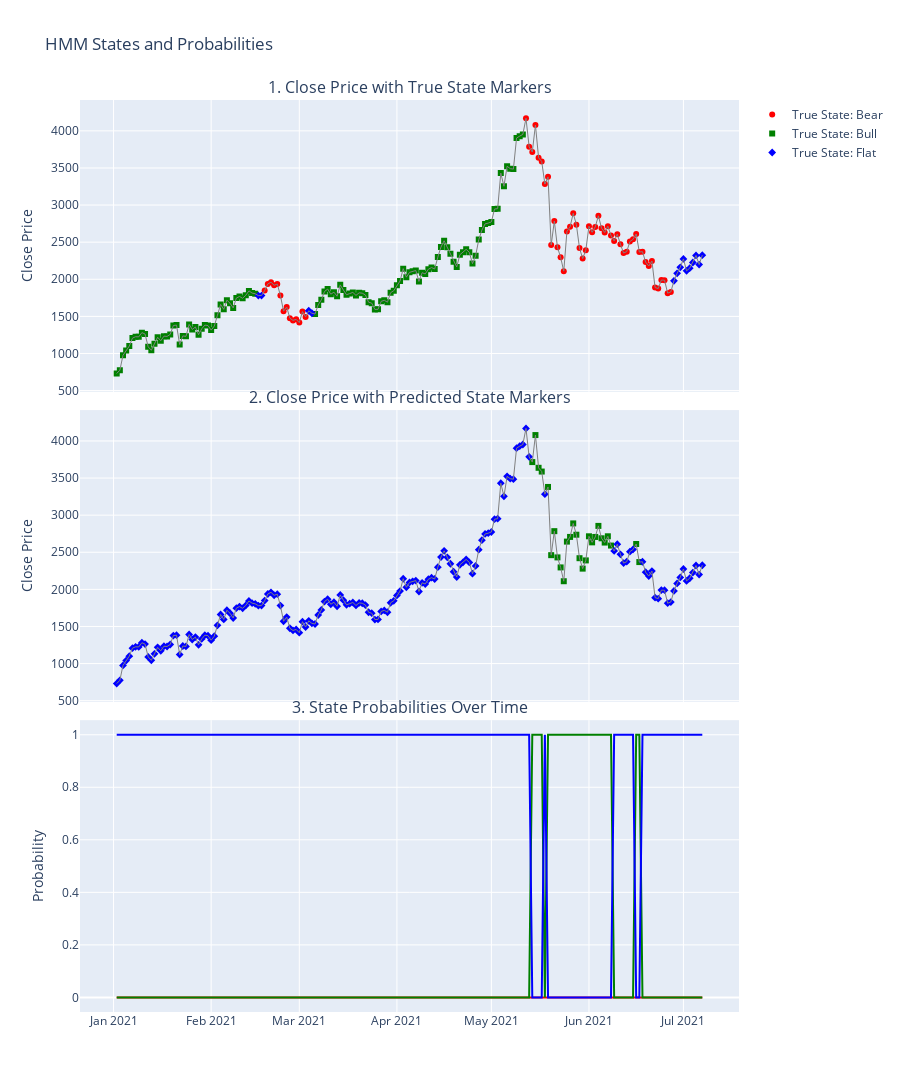

Notebook cell for this chart:
### Code cell
def train_test_hmm(df, label_column, split_date):
    le = LabelEncoder()
    df[label_column] = le.fit_transform(df[label_column])
    train_df = df[df.index < split_date]
    test_df = df[df.index >= split_date]
    scaler = StandardScaler()
    X_train = scaler.fit_transform(train_df.drop(label_column, axis=1))
    X_test = scaler.transform(test_df.drop(label_column, axis=1))
    y_train = train_df[label_column].values
    y_test = test_df[label_column].values

    model = hmm.GaussianHMM(n_components=len(le.classes_), covariance_type="full", n_iter=100)
    model.fit(X_train)
    
    y_pred_test = model.predict(X_test)
    state_probabilities = model.predict_proba(X_test)
    print(state_probabilities)

    print("TRAIN:")
    print(classification_report(y_train, model.predict(X_train), target_names=le.classes_))

    print("TEST:")
    print(classification_report(y_test, y_pred_test, target_names=le.classes_))
    
    return test_df, y_test, y_pred_test, state_probabilities, le.classes_

# Використання функції
test_df, true_states, predicted_states, state_probabilities, state_names = train_test_hmm(df.copy(), 'market_mode', pd.to_datetime('2021-01-01'))

def plot_hmm_results(test_df, true_states, predicted_states, state_probabilities, state_names):
    # Створення фігури з 3 підграфіками
    fig = make_subplots(rows=3, cols=1, shared_xaxes=True,
                        vertical_spacing=0.02, subplot_titles=('1. Close Price with True State Markers',
                                                              '2. Close Price with Predicted State Markers',
                                                              '3. State Probabilities Over Time'))

    # Кольори для кожного стану
    colors = ['red', 'green', 'blue', 'orange', 'purple']

    # Додавання доріжок до першого підграфіку (реальна розмітка)
    for state, name in enumerate(state_names):
        fig.add_trace(go.Scatter(
            x=test_df.index[true_states == state],
            y=test_df['close'][true_states == state],
            mode='markers',
            name=f'True State: {name}',
            marker=dict(color=colors[state % len(colors)], symbol=state)
        ), row=1, col=1)

    # Додавання ціни закриття до першого підграфіку
    fig.add_trace(go.Scatter(
        x=test_df.index,
        y=test_df['close'],
        mode='lines',
        name='Close Price',
        line=dict(color='grey', width=1),
        showlegend=False
    ), row=1, col=1)

    # Додавання доріжок до другого підграфіку (передбачення моделі)
    for state, name in enumerate(state_names):
        fig.add_trace(go.Scatter(
            x=test_df.index[predicted_states == state],
            y=test_df['close'][predicted_states == state],
            mode='markers',
            name=f'Predicted State: {name}',
            marker=dict(color=colors[state % len(colors)], symbol=state),
            showlegend=False
        ), row=2, col=1)

    # Додавання ціни закриття до другого підграфіку
    fig.add_trace(go.Scatter(
        x=test_df.index,
        y=test_df['close'],
        mode='lines',
        name='Close Price',
        line=dict(color='grey', width=1),
        showlegend=False
    ), row=2, col=1)

    # Додавання доріжок до третього підграфіку (ймовірності станів)
    for state, name in enumerate(state_names):
        fig.add_trace(go.Scatter(
            x=test_df.index,
            y=state_probabilities[:, state],
            mode='lines',
            name=f'State {name} Probability',
            line=dict(color=colors[state % len(colors)], width=2),
            showlegend=False
        ), row=3, col=1)

    # Оновлення макету
    fig.update_layout(height=1200, title_text='HMM States and Probabilities')
    fig.update_yaxes(title_text="Close Price", row=1, col=1)
    fig.update_yaxes(title_text="Close Price", row=2, col=1)
    fig.update_yaxes(title_text="Probability", row=3, col=1)

    # Відображення графіку
    fig.show()
plot_hmm_results(test_df, true_states, predicted_states, state_probabilities, state_names)

### Figure 1 — Plotly figure (JSON) as saved in the notebook; plotly's stock layout.template omitted (floating-point values rounded to 4 significant figures; data arrays with more than 128 entries replaced by an {"elided": "..."} marker saying what was removed)
{"data": [{"marker": {"color": "red", "symbol": 0}, "mode": "markers", "name": "True State: Bear", "type": "scatter", "x": ["2021-02-17T23:59:59", "2021-02-18T23:59:59", "2021-02-19T23:59:59", "2021-02-20T23:59:59", "2021-02-21T23:59:59", "2021-02-22T23:59:59", "2021-02-23T23:59:59", "2021-02-24T23:59:59", "2021-02-25T23:59:59", "2021-02-26T23:59:59", "2021-02-27T23:59:59", "2021-02-28T23:59:59", "2021-03-01T23:59:59", "2021-03-02T23:59:59", "2021-05-11T23:59:59", "2021-05-12T23:59:59", "2021-05-13T23:59:59", "2021-05-14T23:59:59", "2021-05-15T23:59:59", "2021-05-16T23:59:59", "2021-05-17T23:59:59", "2021-05-18T23:59:59", "2021-05-19T23:59:59", "2021-05-20T23:59:59", "2021-05-21T23:59:59", "2021-05-22T23:59:59", "2021-05-23T23:59:59", "2021-05-24T23:59:59", "2021-05-25T23:59:59", "2021-05-26T23:59:59", "2021-05-27T23:59:59", "2021-05-28T23:59:59", "2021-05-29T23:59:59", "2021-05-30T23:59:59", "2021-05-31T23:59:59", "2021-06-01T23:59:59", "2021-06-02T23:59:59", "2021-06-03T23:59:59", "2021-06-04T23:59:59", "2021-06-05T23:59:59", "2021-06-06T23:59:59", "2021-06-07T23:59:59", "2021-06-08T23:59:59", "2021-06-09T23:59:59", "2021-06-10T23:59:59", "2021-06-11T23:59:59", "2021-06-12T23:59:59", "2021-06-13T23:59:59", "2021-06-14T23:59:59", "2021-06-15T23:59:59", "2021-06-16T23:59:59", "2021-06-17T23:59:59", "2021-06-18T23:59:59", "2021-06-19T23:59:59", "2021-06-20T23:59:59", "2021-06-21T23:59:59", "2021-06-22T23:59:59", "2021-06-23T23:59:59", "2021-06-24T23:59:59", "2021-06-25T23:59:59", "2021-06-26T23:59:59"], "xaxis": "x", "y": [1848.0, 1937.0, 1960.0, 1920.0, 1936.0, 1782.0, 1570.0, 1627.0, 1476.0, 1446.0, 1460.0, 1416.0, 1565.0, 1493.0, 4169.0, 3786.0, 3715.0, 4079.0, 3638.0, 3588.0, 3282.0, 3380.0, 2461.0, 2784.0, 2431.0, 2296.0, 2110.0, 2644.0, 2707.0, 2889.0, 2736.0, 2420.0, 2280.0, 2390.0, 2715.0, 2634.0, 2706.0, 2855.0, 2688.0, 2631.0, 2715.0, 2590.0, 2517.0, 2608.0, 2472.0, 2354.0, 2372.0, 2508.0, 2538.0, 2611.0, 2368.0, 2372.0, 2232.0, 2178.0, 2246.0, 1888.0, 1875.0, 1990.0, 1988.0, 1813.0, 1829.0], "yaxis": "y"}, {"marker": {"color": "green", "symbol": 1}, "mode": "markers", "name": "True State: Bull", "type": "scatter", "x": ["2021-01-01T23:59:59", "2021-01-02T23:59:59", "2021-01-03T23:59:59", "2021-01-04T23:59:59", "2021-01-05T23:59:59", "2021-01-06T23:59:59", "2021-01-07T23:59:59", "2021-01-08T23:59:59", "2021-01-09T23:59:59", "2021-01-10T23:59:59", "2021-01-11T23:59:59", "2021-01-12T23:59:59", "2021-01-13T23:59:59", "2021-01-14T23:59:59", "2021-01-15T23:59:59", "2021-01-16T23:59:59", "2021-01-17T23:59:59", "2021-01-18T23:59:59", "2021-01-19T23:59:59", "2021-01-20T23:59:59", "2021-01-21T23:59:59", "2021-01-22T23:59:59", "2021-01-23T23:59:59", "2021-01-24T23:59:59", "2021-01-25T23:59:59", "2021-01-26T23:59:59", "2021-01-27T23:59:59", "2021-01-28T23:59:59", "2021-01-29T23:59:59", "2021-01-30T23:59:59", "2021-01-31T23:59:59", "2021-02-01T23:59:59", "2021-02-02T23:59:59", "2021-02-03T23:59:59", "2021-02-04T23:59:59", "2021-02-05T23:59:59", "2021-02-06T23:59:59", "2021-02-07T23:59:59", "2021-02-08T23:59:59", "2021-02-09T23:59:59", "2021-02-10T23:59:59", "2021-02-11T23:59:59", "2021-02-12T23:59:59", "2021-02-13T23:59:59", "2021-02-14T23:59:59", "2021-03-05T23:59:59", "2021-03-06T23:59:59", "2021-03-07T23:59:59", "2021-03-08T23:59:59", "2021-03-09T23:59:59", "2021-03-10T23:59:59", "2021-03-11T23:59:59", "2021-03-12T23:59:59", "2021-03-13T23:59:59", "2021-03-14T23:59:59", "2021-03-15T23:59:59", "2021-03-16T23:59:59", "2021-03-17T23:59:59", "2021-03-18T23:59:59", "2021-03-19T23:59:59", "2021-03-20T23:59:59", "2021-03-21T23:59:59", "2021-03-22T23:59:59", "2021-03-23T23:59:59", "2021-03-24T23:59:59", "2021-03-25T23:59:59", "2021-03-26T23:59:59", "2021-03-27T23:59:59", "2021-03-28T23:59:59", "2021-03-29T23:59:59", "2021-03-30T23:59:59", "2021-03-31T23:59:59", "2021-04-01T23:59:59", "2021-04-02T23:59:59", "2021-04-03T23:59:59", "2021-04-04T23:59:59", "2021-04-05T23:59:59", "2021-04-06T23:59:59", "2021-04-07T23:59:59", "2021-04-08T23:59:59", "2021-04-09T23:59:59", "2021-04-10T23:59:59", "2021-04-11T23:59:59", "2021-04-12T23:59:59", "2021-04-13T23:59:59", "2021-04-14T23:59:59", "2021-04-15T23:59:59", "2021-04-16T23:59:59", "2021-04-17T23:59:59", "2021-04-18T23:59:59", "2021-04-19T23:59:59", "2021-04-20T23:59:59", "2021-04-21T23:59:59", "2021-04-22T23:59:59", "2021-04-23T23:59:59", "2021-04-24T23:59:59", "2021-04-25T23:59:59", "2021-04-26T23:59:59", "2021-04-27T23:59:59", "2021-04-28T23:59:59", "2021-04-29T23:59:59", "2021-04-30T23:59:59", "2021-05-01T23:59:59", "2021-05-02T23:59:59", "2021-05-03T23:59:59", "2021-05-04T23:59:59", "2021-05-05T23:59:59", "2021-05-06T23:59:59", "2021-05-07T23:59:59", "2021-05-08T23:59:59", "2021-05-09T23:59:59", "2021-05-10T23:59:59"], "xaxis": "x", "y": [730.4, 774.5, 975.5, 1040.0, 1100.0, 1207.0, 1226.0, 1224.0, 1281.0, 1262.0, 1090.0, 1043.0, 1131.0, 1218.0, 1172.0, 1234.0, 1230.0, 1257.0, 1377.0, 1382.0, 1122.0, 1237.0, 1231.0, 1392.0, 1324.0, 1357.0, 1253.0, 1332.0, 1383.0, 1376.0, 1315.0, 1369.0, 1515.0, 1661.0, 1595.0, 1719.0, 1678.0, 1614.0, 1747.0, 1768.0, 1744.0, 1784.0, 1844.0, 1814.0, 1805.0, 1533.0, 1655.0, 1723.0, 1835.0, 1868.0, 1799.0, 1826.0, 1772.0, 1925.0, 1855.0, 1792.0, 1807.0, 1823.0, 1783.0, 1818.0, 1813.0, 1788.0, 1691.0, 1679.0, 1593.0, 1595.0, 1703.0, 1716.0, 1691.0, 1820.0, 1846.0, 1918.0, 1977.0, 2143.0, 2028.0, 2093.0, 2108.0, 2118.0, 1971.0, 2089.0, 2072.0, 2136.0, 2158.0, 2139.0, 2299.0, 2435.0, 2519.0, 2432.0, 2345.0, 2237.0, 2166.0, 2330.0, 2365.0, 2404.0, 2364.0, 2212.0, 2316.0, 2534.0, 2663.0, 2746.0, 2757.0, 2773.0, 2946.0, 2952.0, 3431.0, 3254.0, 3523.0, 3491.0, 3485.0, 3903.0, 3929.0, 3952.0], "yaxis": "y"}, {"marker": {"color": "blue", "symbol": 2}, "mode": "markers", "name": "True State: Flat", "type": "scatter", "x": ["2021-02-15T23:59:59", "2021-02-16T23:59:59", "2021-03-03T23:59:59", "2021-03-04T23:59:59", "2021-06-27T23:59:59", "2021-06-28T23:59:59", "2021-06-29T23:59:59", "2021-06-30T23:59:59", "2021-07-01T23:59:59", "2021-07-02T23:59:59", "2021-07-03T23:59:59", "2021-07-04T23:59:59", "2021-07-05T23:59:59", "2021-07-06T23:59:59"], "xaxis": "x", "y": [1780.0, 1781.0, 1576.0, 1542.0, 1979.0, 2080.0, 2161.0, 2275.0, 2114.0, 2150.0, 2226.0, 2322.0, 2199.0, 2325.0], "yaxis": "y"}, {"line": {"color": "grey", "width": 1}, "mode": "lines", "name": "Close Price", "showlegend": false, "type": "scatter", "x": {"elided": "187 str values"}, "xaxis": "x", "y": {"elided": "187 float values"}, "yaxis": "y"}, {"marker": {"color": "red", "symbol": 0}, "mode": "markers", "name": "Predicted State: Bear", "showlegend": false, "type": "scatter", "x": [], "xaxis": "x2", "y": [], "yaxis": "y2"}, {"marker": {"color": "green", "symbol": 1}, "mode": "markers", "name": "Predicted State: Bull", "showlegend": false, "type": "scatter", "x": ["2021-05-13T23:59:59", "2021-05-14T23:59:59", "2021-05-15T23:59:59", "2021-05-16T23:59:59", "2021-05-18T23:59:59", "2021-05-19T23:59:59", "2021-05-20T23:59:59", "2021-05-21T23:59:59", "2021-05-22T23:59:59", "2021-05-23T23:59:59", "2021-05-24T23:59:59", "2021-05-25T23:59:59", "2021-05-26T23:59:59", "2021-05-27T23:59:59", "2021-05-28T23:59:59", "2021-05-29T23:59:59", "2021-05-30T23:59:59", "2021-05-31T23:59:59", "2021-06-01T23:59:59", "2021-06-02T23:59:59", "2021-06-03T23:59:59", "2021-06-04T23:59:59", "2021-06-05T23:59:59", "2021-06-06T23:59:59", "2021-06-07T23:59:59", "2021-06-15T23:59:59", "2021-06-16T23:59:59"], "xaxis": "x2", "y": [3715.0, 4079.0, 3638.0, 3588.0, 3380.0, 2461.0, 2784.0, 2431.0, 2296.0, 2110.0, 2644.0, 2707.0, 2889.0, 2736.0, 2420.0, 2280.0, 2390.0, 2715.0, 2634.0, 2706.0, 2855.0, 2688.0, 2631.0, 2715.0, 2590.0, 2611.0, 2368.0], "yaxis": "y2"}, {"marker": {"color": "blue", "symbol": 2}, "mode": "markers", "name": "Predicted State: Flat", "showlegend": false, "type": "scatter", "x": {"elided": "160 str values"}, "xaxis": "x2", "y": {"elided": "160 float values"}, "yaxis": "y2"}, {"line": {"color": "grey", "width": 1}, "mode": "lines", "name": "Close Price", "showlegend": false, "type": "scatter", "x": {"elided": "187 str values"}, "xaxis": "x2", "y": {"elided": "187 float values"}, "yaxis": "y2"}, {"line": {"color": "red", "width": 2}, "mode": "lines", "name": "State Bear Probability", "showlegend": false, "type": "scatter", "x": {"elided": "187 str values"}, "xaxis": "x3", "y": {"elided": "187 int values"}, "yaxis": "y3"}, {"line": {"color": "green", "width": 2}, "mode": "lines", "name": "State Bull Probability", "showlegend": false, "type": "scatter", "x": {"elided": "187 str values"}, "xaxis": "x3", "y": {"elided": "187 float values"}, "yaxis": "y3"}, {"line": {"color": "blue", "width": 2}, "mode": "lines", "name": "State Flat Probability", "showlegend": false, "type": "scatter", "x": {"elided": "187 str values"}, "xaxis": "x3", "y": {"elided": "187 float values"}, "yaxis": "y3"}], "layout": {"annotations": [{"font": {"size": 16}, "showarrow": false, "text": "1. Close Price with True State Markers", "x": 0.5, "xanchor": "center", "xref": "paper", "y": 1, "yanchor": "bottom", "yref": "paper"}, {"font": {"size": 16}, "showarrow": false, "text": "2. Close Price with Predicted State Markers", "x": 0.5, "xanchor": "center", "xref": "paper", "y": 0.66, "yanchor": "bottom", "yref": "paper"}, {"font": {"size": 16}, "showarrow": false, "text": "3. State Probabilities Over Time", "x": 0.5, "xanchor": "center", "xref": "paper", "y": 0.32, "yanchor": "bottom", "yref": "paper"}], "height": 1200, "title": {"text": "HMM States and Probabilities"}, "xaxis": {"anchor": "y", "domain": [0, 1], "matches": "x3", "showticklabels": false}, "xaxis2": {"anchor": "y2", "domain": [0, 1], "matches": "x3", "showticklabels": false}, "xaxis3": {"anchor": "y3", "domain": [0, 1]}, "yaxis": {"anchor": "x", "domain": [0.68, 1], "title": {"text": "Close Price"}}, "yaxis2": {"anchor": "x2", "domain": [0.34, 0.66], "title": {"text": "Close Price"}}, "yaxis3": {"anchor": "x3", "domain": [0, 0.32], "title": {"text": "Probability"}}}}
